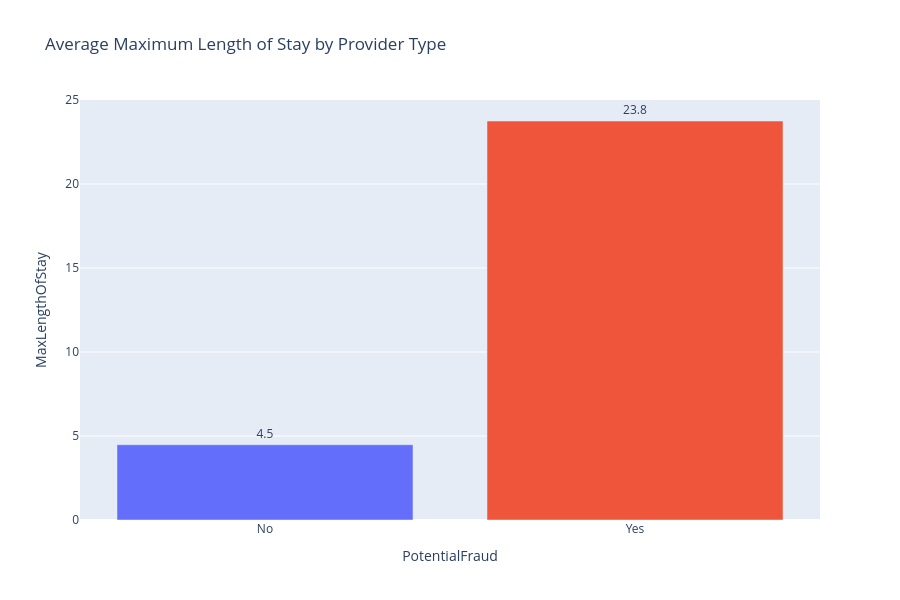

Notebook code for this chart:
### Markdown cell above
## Length of Stay Comparison

### Code cell
fig = px.bar(
    los_summary.reset_index(),
    x="PotentialFraud",
    y="MaxLengthOfStay",
    color="PotentialFraud",
    title="Average Maximum Length of Stay by Provider Type",
    text="MaxLengthOfStay")
fig.update_traces(
    texttemplate="%{text:.1f}",
    textposition="outside")
fig.update_layout(width=900, height=600, showlegend=False)
fig.show()

### Figure 1 — Plotly figure (JSON) as saved in the notebook; plotly's stock layout.template omitted (floating-point values rounded to 4 significant figures)
{"data": [{"hovertemplate": "PotentialFraud=%{x}<br>MaxLengthOfStay=%{text}<extra></extra>", "legendgroup": "No", "marker": {"color": "#636efa", "pattern": {"shape": ""}}, "name": "No", "orientation": "v", "showlegend": true, "text": [4.48], "textposition": "outside", "texttemplate": "%{text:.1f}", "type": "bar", "x": ["No"], "xaxis": "x", "y": [4.48], "yaxis": "y"}, {"hovertemplate": "PotentialFraud=%{x}<br>MaxLengthOfStay=%{text}<extra></extra>", "legendgroup": "Yes", "marker": {"color": "#EF553B", "pattern": {"shape": ""}}, "name": "Yes", "orientation": "v", "showlegend": true, "text": [23.75], "textposition": "outside", "texttemplate": "%{text:.1f}", "type": "bar", "x": ["Yes"], "xaxis": "x", "y": [23.75], "yaxis": "y"}], "layout": {"barmode": "relative", "height": 600, "legend": {"title": {"text": "PotentialFraud"}, "tracegroupgap": 0}, "showlegend": false, "title": {"text": "Average Maximum Length of Stay by Provider Type"}, "width": 900, "xaxis": {"anchor": "y", "categoryarray": ["No", "Yes"], "categoryorder": "array", "domain": [0, 1], "title": {"text": "PotentialFraud"}}, "yaxis": {"anchor": "x", "domain": [0, 1], "title": {"text": "MaxLengthOfStay"}}}}
